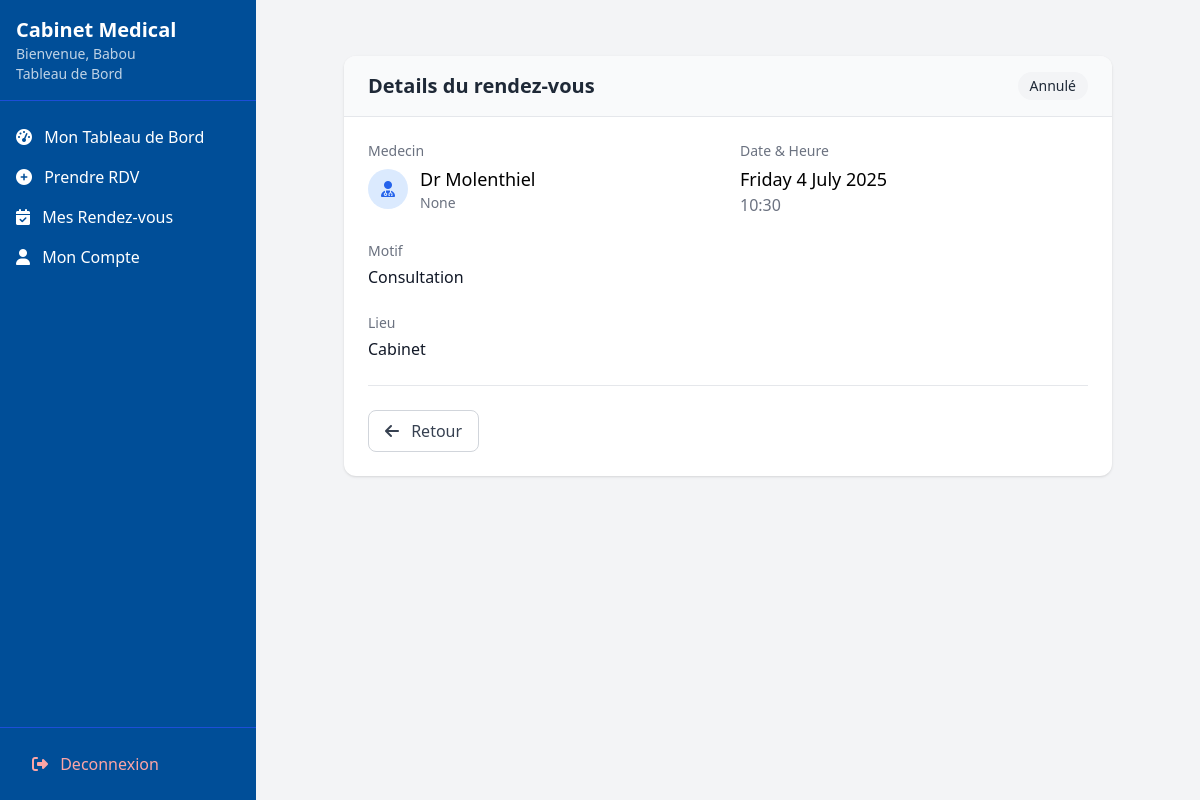
/rendezvous/1/ (signed in), run on an earlier commit of the app's database.
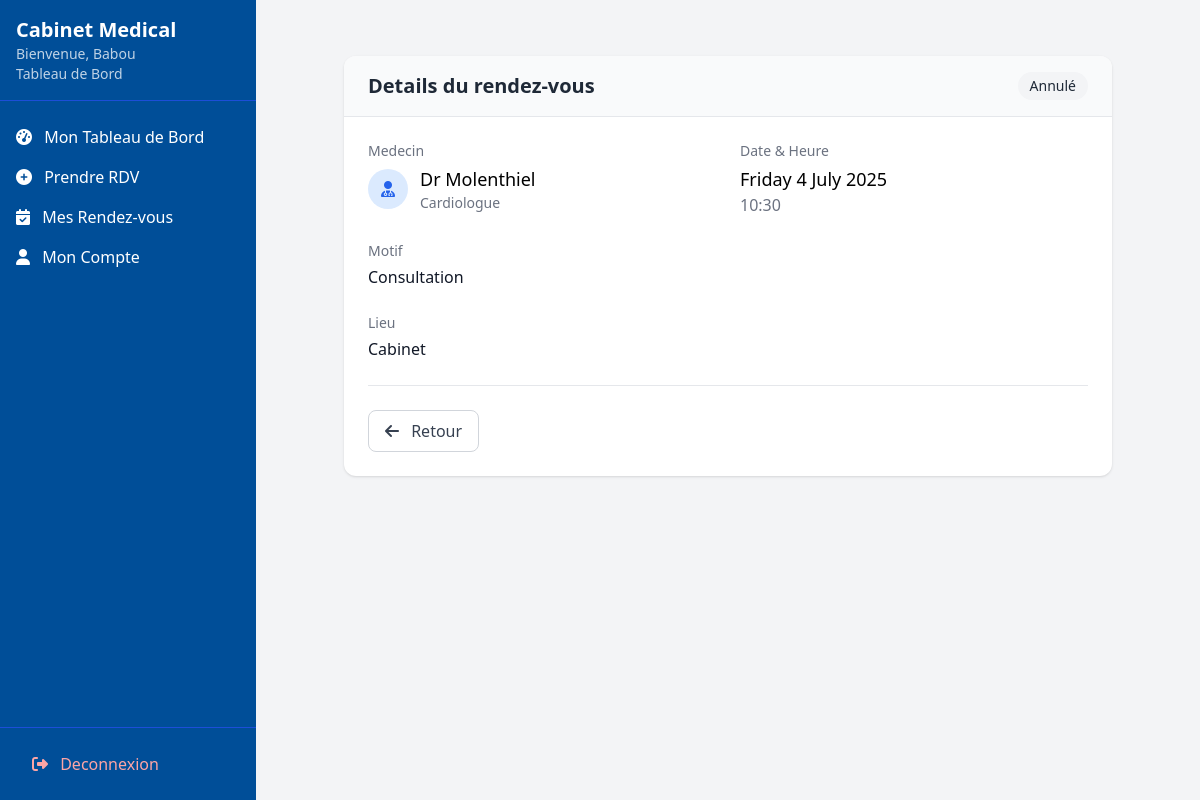
And on a later commit of the database.
### rendez_vous/models.py (models this page shows, shortened)
class RendezVous(models.Model):
    STATUT_CHOICES = [
        ('en_attente', 'En attente'),
        ('confirme', 'Confirmé'),
        ('refuse', 'Refusé'),
        ('annule', 'Annulé')
    ]
    docteur = models.ForeignKey(Docteur, on_delete=models.CASCADE, related_name='rendez_vous')
    patient = models.ForeignKey(Patient, on_delete=models.CASCADE, related_name='rendez_vous')
    titre = models.CharField(max_length=255)
    creneau = models.ForeignKey('CreneauHoraire', on_delete=models.CASCADE, null=True, blank=True)
    date = models.DateField()  #  conserver pour compatibilite
    heure = models.TimeField()  # conserver pour compatibilite
    statut = models.CharField(
        max_length=20,
        choices=STATUT_CHOICES,
        default='en_attente'
    )
    lieu = models.CharField(max_length=255, verbose_name="Lieu du rendez-vous")
    STATUT_CHOICES = [
        ('en_attente', 'En attente'),
        ('confirme', 'Confirmé'),
        ('refuse', 'Refusé'),
        ('annule', 'Annulé')
    ]
    docteur = models.ForeignKey(Docteur, on_delete=models.CASCADE, related_name='rendez_vous')
    patient = models.ForeignKey(Patient, on_delete=models.CASCADE, related_name='rendez_vous')
    titre = models.CharField(max_length=255)
    date = models.DateField()
    heure = models.TimeField()
    statut = models.CharField(
        max_length=20,
        choices=STATUT_CHOICES,
        default='en_attente'
    )
    lieu = models.CharField(max_length=255, verbose_name="Lieu du rendez-vous")
    class Meta:
        ordering = ['date', 'heure']
        verbose_name_plural = "Rendez-vous"

### utilisateurs/models.py (models this page shows, shortened)
class Docteur(models.Model):
    user = models.OneToOneField(User, on_delete=models.CASCADE, related_name='docteur_profile')
    specialite = models.ForeignKey(Specialite, on_delete=models.SET_NULL, null=True)
    est_approuve = models.BooleanField(default=False)  # Approuve par l'admin
    numero_licence = models.CharField(max_length=50, unique=True,null=True)
    bio = models.TextField(blank=True)
    experience = models.PositiveIntegerField(default=0)
    consultation_fee = models.DecimalField(max_digits=10, decimal_places=2, default=0.00)

class User(AbstractUser):
    username = None
    email = models.EmailField('email address', unique=True)
    nom = models.CharField(max_length=100)
    prenom = models.CharField(max_length=100)
    is_doctor_request = models.BooleanField(default=False)
    role = models.CharField(
        max_length=20,
        choices=[('patient', 'Patient'), ('docteur', 'Docteur'), ('admin', 'Administrateur')],
        default='patient'
    )
    telephone = models.CharField(max_length=20, blank=True, null=True)
    date_naiss = models.DateField(null=True, blank=True)
    adresse = models.TextField(blank=True)
    genre = models.CharField(max_length=1, choices=[('M', 'Masculin'), ('F', 'Féminin'), ('O', 'Autre')], blank=True)
    verification_code = models.CharField(max_length=6, null=True, blank=True)
    code_expires_at = models.DateTimeField(null=True, blank=True)  #  pour expiration
    USERNAME_FIELD = 'email'
    REQUIRED_FIELDS = ['nom', 'prenom']
    objects = UserManager()
    class Meta:
        db_table = 'utilisateurs_user'
    @property
    def docteur(self):
        """Propriete pour acceder au profil docteur de maniere coherente"""
        return self.docteur_profile
    @property
    def patient(self):
        """Propriete pour acceder au profil patient"""
        return self.patient_profile

class Specialite(models.Model):
    nom = models.CharField(max_length=100, unique=True)
    description = models.TextField(blank=True)
    class Meta:
        verbose_name = "Specialite"
        verbose_name_plural = "Specialites"
        ordering = ['nom']
    nom = models.CharField(max_length=100)
    description = models.TextField(blank=True)
    def __str__(self):
        return self.nom

### rendez_vous/views.py (the view)
# urls.py: path('rendezvous/<int:pk>/', detail_rendezvous, name='detail_rendezvous'),
def detail_rendezvous(request, pk):
    rdv = get_object_or_404(RendezVous, pk=pk, patient__user=request.user)
    if request.method == 'POST':
        if 'annuler' in request.POST and rdv.statut == 'en_attente':
            rdv.statut = 'annule'
            rdv.save()
            messages.success(request, "Le rendez-vous a ete annule.")
            return redirect('liste_rendezvous_patient')
    return render(request, 'rendezvous/detail_rendezvous.html', {
        'rdv': rdv,
        'peut_annuler': rdv.statut == 'en_attente'
    })

### templates/rendezvous/detail_rendezvous.html (shortened to what this page needs)
{% extends "base_dashboard.html" %}
{% load static %}
{% block content %}
<div class="container mx-auto px-4 py-8">
    <div class="bg-white rounded-xl shadow overflow-hidden max-w-3xl mx-auto">
        <div class="px-6 py-4 border-b bg-gray-50">
            <div class="flex justify-between items-center">
                <h1 class="text-xl font-bold text-gray-800">Details du rendez-vous</h1>
                <span class="px-3 py-1 rounded-full text-sm font-medium
                    {% if rdv.statut == 'confirme' %}bg-green-100 text-green-800
                    {% elif rdv.statut == 'en_attente' %}bg-yellow-100 text-yellow-800
                    {% else %}bg-gray-100 text-gray-800{% endif %}">
                    {{ rdv.get_statut_display }}
                </span>
            </div>
        </div>
        <div class="p-6">
            <div class="grid grid-cols-1 md:grid-cols-2 gap-6 mb-6">
                <div>
                    <h3 class="text-sm font-medium text-gray-500">Medecin</h3>
                    <div class="mt-1 flex items-center">
                        <div class="h-10 w-10 rounded-full bg-blue-100 flex items-center justify-center mr-3">
                            <i class="fas fa-user-md text-blue-600"></i>
                        </div>
                        <div>
                            <p class="text-lg font-medium">Dr {{ rdv.docteur.user.nom}}</p>
                            <p class="text-sm text-gray-500">{{ rdv.docteur.specialite }}</p>
                        </div>
                    </div>
                </div>
                <div>
                    <h3 class="text-sm font-medium text-gray-500">Date & Heure</h3>
                    <p class="mt-1 text-lg">{{ rdv.date|date:"l j F Y" }}</p>
                    <p class="text-gray-500">{{ rdv.heure|time:"H:i" }}</p>
                </div>
            </div>
            <div class="mb-6">
                <h3 class="text-sm font-medium text-gray-500">Motif</h3>
                <p class="mt-1 text-gray-900">{{ rdv.titre }}</p>
            </div>
            <div class="mb-6">
                <h3 class="text-sm font-medium text-gray-500">Lieu</h3>
                <p class="mt-1 text-gray-900">{{ rdv.lieu }}</p>
            </div>
            <div class="border-t pt-6 flex justify-between">
                <a href="{% url 'liste_rendezvous_patient' %}"
                   class="px-4 py-2 border border-gray-300 rounded-lg text-gray-700 hover:bg-gray-50">
                    <i class="fas fa-arrow-left mr-2"></i> Retour
                </a>
            </div>
        </div>
    </div>
</div>
{% endblock %}

What changed in the data, as far as the page shows it:
changed through a linked row, RendezVous "Consultation": docteur.specialite "None" → "Cardiologue"
